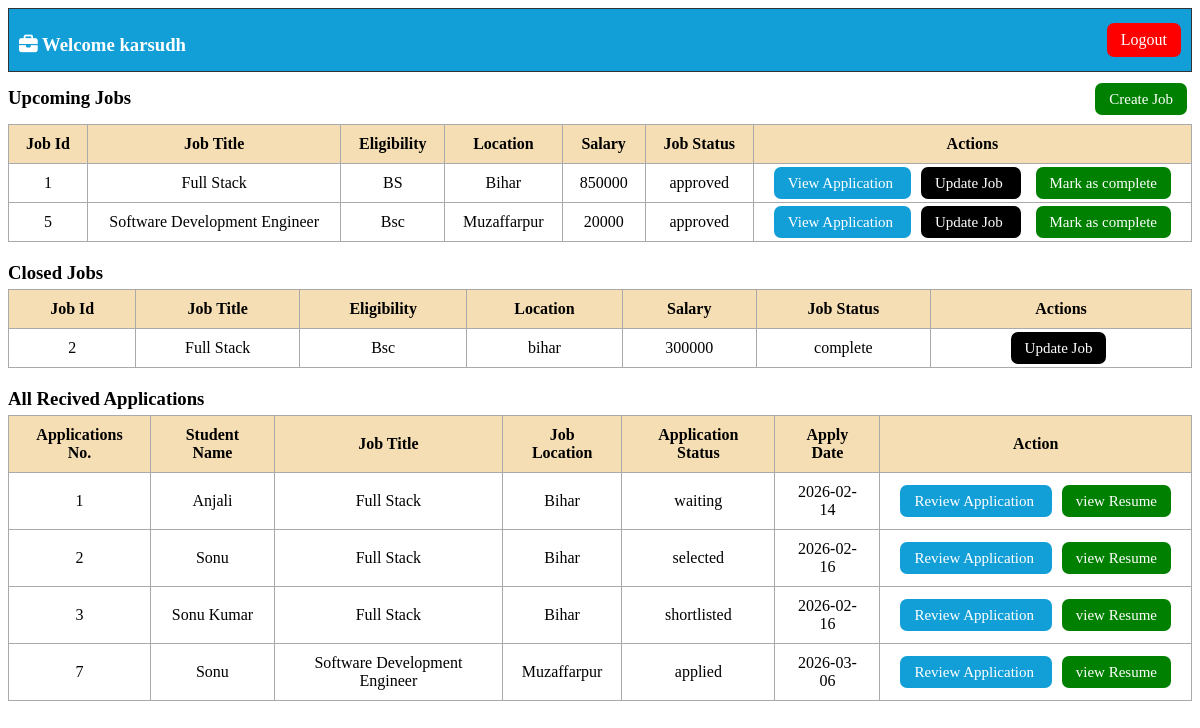
Page /comp_dash/1 on the committed database.
### application/models.py (models this page shows)
class Company(db.Model):
    __tablename__ = "company"
    id = db.Column(db.Integer, primary_key=True)
    name = db.Column(db.String(50), nullable=False)
    email = db.Column(db.String(50), unique=True, nullable=False)
    password = db.Column(db.String(50), nullable=False)
    company_no = db.Column(db.Integer,nullable=False)
    website = db.Column(db.String(100),nullable=False)
    approval_status = db.Column(db.String(20), default="pending", nullable=False)
    status = db.Column(db.String(20), default="active", nullable=False)
    jobs = db.relationship("Jobs", backref="company",cascade="all, delete")

class Jobs(db.Model):
    __tablename__ = "jobs"
    id = db.Column(db.Integer, primary_key=True)
    company_id = db.Column(db.Integer, db.ForeignKey("company.id"), nullable=False)
    job_title = db.Column(db.String(50), nullable=False)
    job_description = db.Column(db.String(200) ,nullable=False)
    eligibility = db.Column(db.String(100) ,nullable=False)
    salary = db.Column(db.Integer ,nullable=False)
    location = db.Column(db.String(100),nullable=False)
    job_deadline = db.Column(db.Date)
    job_status = db.Column(db.String(20), default="pending", nullable=False)
    applications = db.relationship("Application", backref="jobs",cascade="all, delete")

class Application(db.Model):
    __tablename__ = "application"
    id = db.Column(db.Integer, primary_key=True)
    student_id = db.Column(db.Integer,db.ForeignKey("user.id", ondelete="CASCADE"),nullable=False)
    job_id = db.Column(db.Integer,db.ForeignKey("jobs.id", ondelete="CASCADE"),nullable=False)
    status = db.Column(db.String(20), default="applied", nullable=False)
    applied_date = db.Column(db.Date, default=date.today)

class User(db.Model):
    __tablename__ = "user"
    id = db.Column(db.Integer, primary_key=True)
    full_name = db.Column(db.String(30), nullable=False)
    email = db.Column(db.String(50), unique=True, nullable=False)
    password = db.Column(db.String(50), nullable=False)
    education = db.Column(db.String(50))
    cgpa = db.Column(db.String(50))
    address = db.Column(db.String(50))
    linkdin = db.Column(db.String(100))
    github = db.Column(db.String(100))
    hobby = db.Column(db.String(100))
    type = db.Column(db.String(20), default="student", nullable=False)
    status = db.Column(db.String(20), default="active", nullable=False)
    applications = db.relationship("Application",backref="user",cascade="all, delete")

### application/controllers.py (the view)
@app.route("/comp_dash/<int:comp_id>",methods=["GET","POST"])
def comp_dash(comp_id):
    this_comp=Company.query.filter_by(id=comp_id).first()
    comp_job=Jobs.query.filter(Jobs.company_id==comp_id,Jobs.job_status != "complete").all()
    completed_job=Jobs.query.filter(Jobs.company_id==comp_id,Jobs.job_status == "complete").all()
    std_application=Application.query.all()
    return render_template("comp_dash.html",this_comp=this_comp,comp_job=comp_job,
                           completed_job=completed_job,std_application=std_application)

### templates/comp_dash.html (shortened to what this page needs)
<!DOCTYPE html>
<html lang="en">
<head>
    <link rel="stylesheet" href="https://cdnjs.cloudflare.com/ajax/libs/font-awesome/6.5.0/css/all.min.css">
    <link rel="stylesheet" href="/static/company.css">
</head>
<body>
    <div class="top-bar">
        <h3> <i class="fa-solid fa-briefcase"></i> Welcome {{ this_comp.name }} </h3>
        <a href="/login" class="btn-red">Logout</a>
    </div>
    <h3>
        Upcoming Jobs
        <span class="right-btn">
            <a href="/create_job/{{this_comp.id}}" class="btn btn-green">Create Job</a>
        </span>
    </h3>
    <table>
        <tr>
            <th> Job Id </th>
            <th> Job Title </th>
            <th> Eligibility </th>
            <th> Location </th>
            <th> Salary </th>
            <th> Job Status </th>
            <th>Actions</th>
        </tr>
        {% for i in comp_job %}
        <tr>
            <td>{{ i.id }}</td>
            <td>{{ i.job_title }}</td>
            <td>{{ i.eligibility }}</td>
            <td>{{ i.location }}</td>
            <td>{{ i.salary}}</td>
            <td>{{ i.job_status}}</td>
            <td>
                <a href="/comp_appli/{{i.id}}/{{this_comp.id}}" class="btn btn-blue"> View Application </a>
                <a href="/update_job/{{i.id}}/{{this_comp.id}}" class="btn btn-black"> Update Job </a>
                <a href="/mark_comp/{{i.id}}" class="btn btn-green"> Mark as complete </a>
            </td>
        </tr>
        {% endfor %}
    </table>
    <h3>Closed Jobs </h3>
    <table>
        <tr>
            <th> Job Id </th>
            <th> Job Title </th>
            <th> Eligibility </th>
            <th> Location </th>
            <th> Salary </th>
            <th> Job Status </th>
            <th>Actions</th>
        </tr>
        {% for i in completed_job %}
        <tr>
            <td>{{ i.id }}</td>
            <td>{{ i.job_title }}</td>
            <td>{{ i.eligibility }}</td>
            <td>{{ i.location }}</td>
            <td>{{ i.salary}}</td>
            <td>{{ i.job_status}}</td>
            <td>
                <a href="/update_job/{{i.id}}/{{this_comp.id}}" class="btn btn-black"> Update Job </a>
            </td>
        </tr>
        {% endfor %}
    </table>
    <h3>All Recived Applications</h3>
    <table>
        <tr>
            <th>Applications No.</th>
            <th>Student Name</th>
            <th>Job Title</th>
            <th>Job Location</th>
            <th>Application Status</th>
            <th>Apply Date</th>
            <th>Action</th>
        </tr>
        {%  for i in std_application %}
        {% if i.jobs.company.id == this_comp.id %}
        <tr>
            <td>{{ i.id }}</td>
            <td>{{ i.user.full_name }}</td>
            <td>{{ i.jobs.job_title }}</td>
            <td>{{ i.jobs.location }}</td>
            <td>{{ i.status }}</td>
            <td>{{ i.applied_date }}</td>
            <td>
                <a href="/review_std_appli/{{i.student_id}}/{{i.job_id}}" class="btn btn-blue"> Review Application </a>
                <a href="/view_all_std_app/{{i.user.id}}/{{i.jobs.id}}" class="btn btn-green">view Resume</a>
            </td>
        </tr>
        {% endif %}
        {% endfor %}
    </table>
</body>
</html>

### static/company.css (style rules this page uses)
.top-bar { background-color: rgb(18, 159, 215); color: white; display: flex; justify-content: space-between; align-items: center; border: 1px solid #333; padding: 10px; margin-bottom: 15px; }
h3 { margin: 15px 0 5px; }
.right-btn { float: right; margin-bottom: 15px; }
table { width: 100%; border-collapse: collapse; margin-bottom: 20px; }
th, td { border: 1px solid #aaa; padding: 10px 15px; text-align: center; vertical-align: middle; }
th { background: wheat; }
th:last-child, td:last-child { width: 230px; white-space: nowrap; }
.btn { border-radius: 6px; border: none; margin: 5px; cursor: pointer; font-size: 15px; }
.btn-red { background-color: red; color: white; padding: 8px 14px; border-radius: 7px; text-decoration: none; font-weight: 500; }
.btn-green { background-color: green; color: white; padding: 8px 14px; border-radius: 7px; text-decoration: none; font-weight: 500; }
.btn-blue { background-color: rgb(18, 159, 215); color: white; padding: 8px 14px; border-radius: 7px; text-decoration: none; font-weight: 500; }
.btn-black { background-color: black; color: white; padding: 8px 14px; border-radius: 7px; text-decoration: none; margin-right: 10px; font-weight: 500; }

### rows in the picture
Company: name "karsudh"
Jobs: id "1", job_title "Full Stack", eligibility "BS", location "Bihar", salary "850000", job_status "approved"
Jobs: id "5", job_title "Software Development Engineer", eligibility "Bsc", location "Muzaffarpur", salary "20000", job_status "approved"
Jobs: id "2", job_title "Full Stack", eligibility "Bsc", location "bihar", salary "300000", job_status "complete"
Application: id "1", user.full_name "Anjali", jobs.job_title "Full Stack", jobs.location "Bihar", status "waiting", applied_date "2026-02-14"
Application: id "2", user.full_name "Sonu", jobs.job_title "Full Stack", jobs.location "Bihar", status "selected", applied_date "2026-02-16"
Application: id "3", user.full_name "Sonu Kumar", jobs.job_title "Full Stack", jobs.location "Bihar", status "shortlisted", applied_date "2026-02-16"
Application: id "7", user.full_name "Sonu", jobs.job_title "Software Development Engineer", jobs.location "Muzaffarpur", status "applied", applied_date "2026-03-06"
